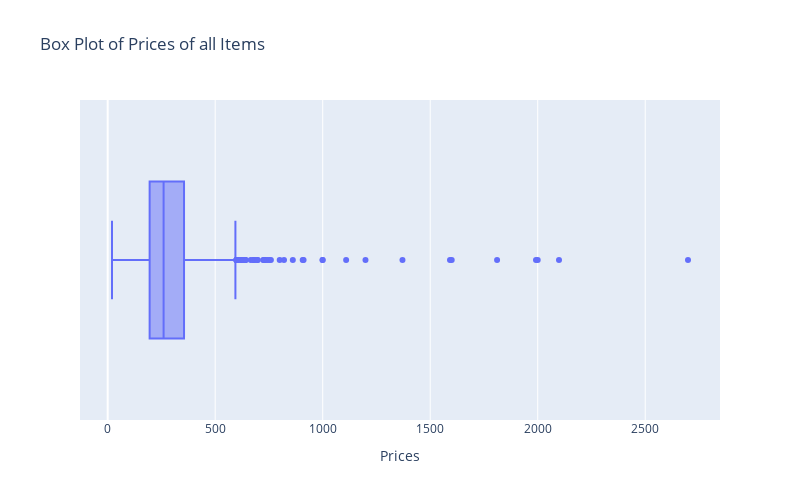

The notebook cell this image was saved under:
### Markdown cell above
### **5. Price Range Analysis**

### Code cell
# plot boxplot of prices of all items

fig = px.box(df_chennai_chinese, x='prices', title='Box Plot of Prices of all Items')
fig.update_layout(xaxis_title='Prices')

# set the plot size
fig.update_layout(width=800, height=500)

# show the plot
fig.show()

### Figure 1 — Plotly figure (JSON) as saved in the notebook; plotly's stock layout.template omitted (floating-point values rounded to 4 significant figures; data arrays with more than 128 entries replaced by an {"elided": "..."} marker saying what was removed)
{"data": [{"alignmentgroup": "True", "hovertemplate": "prices=%{x}<extra></extra>", "legendgroup": "", "marker": {"color": "#636efa"}, "name": "", "notched": false, "offsetgroup": "", "orientation": "h", "showlegend": false, "type": "box", "x": {"elided": "1614 float values"}, "x0": " ", "xaxis": "x", "y0": " ", "yaxis": "y"}], "layout": {"boxmode": "group", "height": 500, "legend": {"tracegroupgap": 0}, "title": {"text": "Box Plot of Prices of all Items"}, "width": 800, "xaxis": {"anchor": "y", "domain": [0, 1], "title": {"text": "Prices"}}, "yaxis": {"anchor": "x", "domain": [0, 1]}}}
